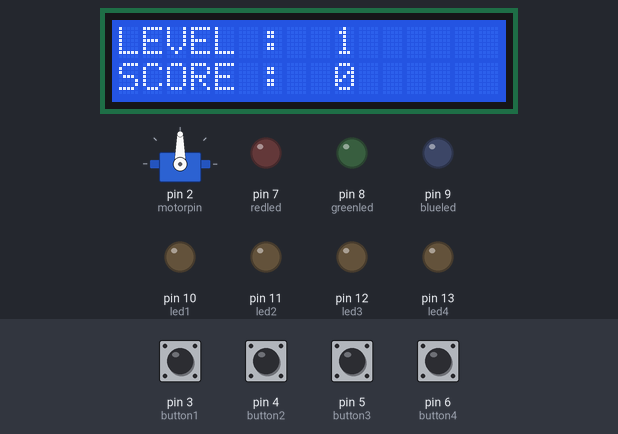
A sketch run on a simulated Arduino Uno, built with avr-gcc and run on an emulated ATmega328P. Parts: 16×2 character LCD, servo, output pins drawn as LEDs (lit = HIGH). Dashed ring = blinking. The inputs (shaded band) are chosen by the test bench; at power-on: pin 3 (button1), pin 4 (button2), pin 5 (button3), pin 6 (button4) LOW. Random numbers use the default seed unless the sketch sets one.

Above: at 1.2 s.
1.3 s: pin 3 (button1) pulled HIGH for 0.15 s
At 2.1 s:
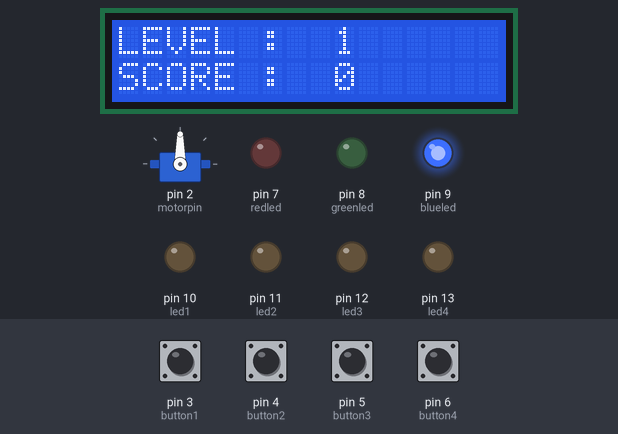
4.4 s: pin 4 (button2) pulled HIGH for 0.15 s
At 4.8 s:
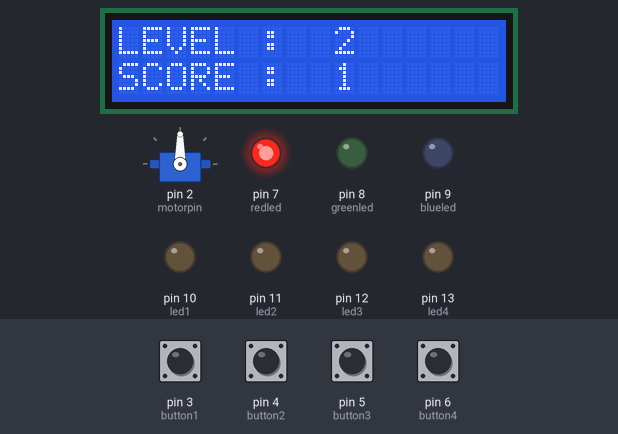
7.5 s: pin 5 (button3) pulled HIGH for 1 s
At 9.8 s:
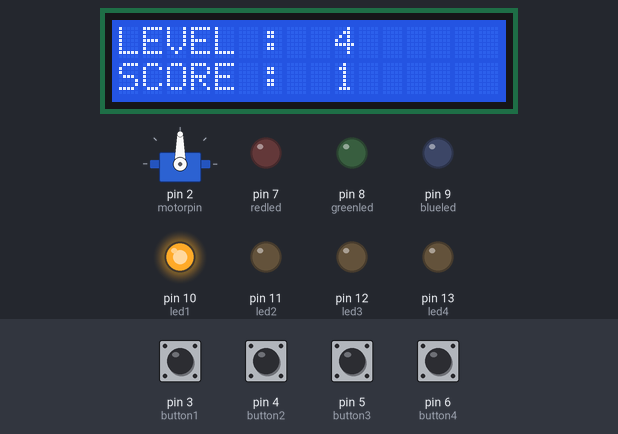
10.7 s: pin 6 (button4) pulled HIGH for 1 s
At 14.3 s:
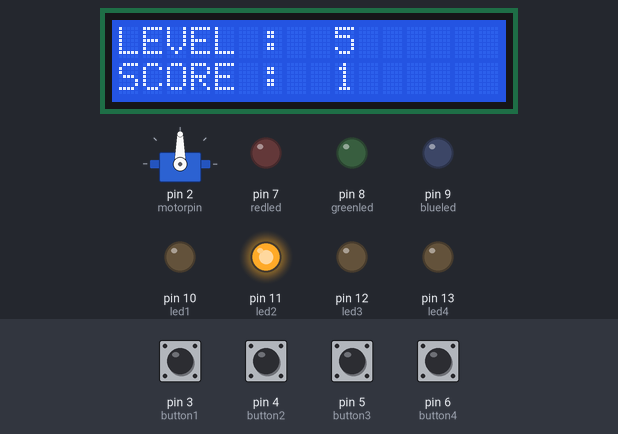
17.5 s: pin 3 (button1) pulled HIGH for 1 s
At 20.7 s:
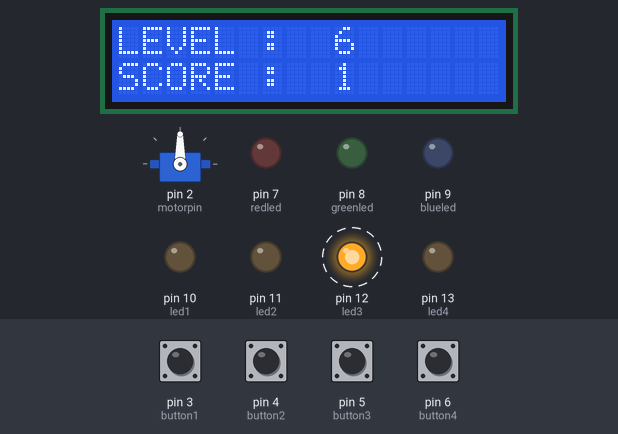
Timing chart, 0 to 21.5 s (numbered marks = the images above; inputs shaded):
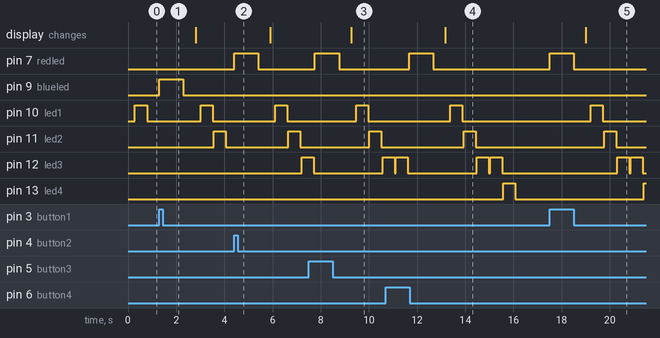

Measured:
- after the input at 1.3 s, pin 9 (blueled): LOW → HIGH at once, → LOW 1.0 s later; pin 10 (led1): LOW → HIGH after 1.7 s, → LOW 0.50 s later; pin 11 (led2): LOW → HIGH after 2.3 s, → LOW 0.50 s later
- after the input at 4.4 s, pin 7 (redled): LOW → HIGH at once, → LOW 1.0 s later; pin 10 (led1): LOW → HIGH after 1.7 s, → LOW 0.50 s later; pin 11 (led2): LOW → HIGH after 2.3 s, → LOW 0.50 s later; pin 12 (led3): LOW → HIGH after 2.8 s
- after the input at 7.5 s, pin 7 (redled): LOW → HIGH after 0.26 s, → LOW 1.0 s later; pin 10 (led1): LOW → HIGH after 2.0 s, → LOW 0.50 s later; pin 11 (led2): LOW → HIGH after 2.5 s, → LOW 0.50 s later; the display: changes after 1.8 s (image 3)
- after the input at 10.7 s, pin 7 (redled): LOW → HIGH after 0.97 s, → LOW 1.0 s later; pin 10 (led1): LOW → HIGH after 2.7 s, → LOW 0.50 s later; pin 11 (led2): LOW → HIGH after 3.2 s, → LOW 0.50 s later; pin 13 (led4): LOW → HIGH after 4.9 s, → LOW 0.50 s later; the display: changes after 2.5 s (image 4)
- after the input at 17.5 s, pin 7 (redled): LOW → HIGH at once, → LOW 1.0 s later; pin 10 (led1): LOW → HIGH after 1.7 s, → LOW 0.50 s later

The sketch:

Untitled2_TMP.ino
```cpp
#include <Adafruit_LiquidCrystal.h>
#include <Servo.h>
#include <Wire.h>

Adafruit_LiquidCrystal lcd(0);
Servo motor;
int motorpin = 2;
const int button1 = 3;
const int button2 = 4;
const int button3 = 5;
const int button4 = 6;
const int led1 = 10;
const int led2 = 11;
const int led3 = 12;
const int led4 = 13;
const int redled = 7;
const int greenled = 8;
const int blueled = 9;

int buttonState[]={0,0,0,0};
int lastButtonstate[]={0,0,0,0};
int buttonPushCounter[]={0,0,0,0};

void setup() {
  lcd.begin(16, 2);
  lcd.setCursor(0,0);
  lcd.print("LEVEL : ");
  lcd.setCursor(0,1);
  lcd.print("SCORE : ");
  randomSeed(analogRead(0));

  pinMode(button1,INPUT);
  pinMode(button2,INPUT);
  pinMode(button3,INPUT);
  pinMode(button4,INPUT);

  pinMode(led1,OUTPUT);
  pinMode(led2,OUTPUT);
  pinMode(led3,OUTPUT);
  pinMode(led4,OUTPUT);
  pinMode(redled,OUTPUT);
  pinMode(greenled,OUTPUT);
  pinMode(blueled,OUTPUT);

  motor.attach(motorpin);
}

int game_on = 0;
int wait = 0;
int currentlevel = 1;
long rand_num = 0;
int rando = 0;
int n_levels = 10;
int right = 0;
int pin = 0;
int score = 0;

void loop() {

  int n_array[n_levels];
  int u_array[n_levels];
  int i;


  lcd.setCursor(9,0);
  lcd.print("  ");
  lcd.setCursor(9,0);
  lcd.print(currentlevel);

  lcd.setCursor(9,1);
  lcd.print("  ");
  lcd.setCursor(9,1);
  lcd.print(score);

  if(game_on == 0){
    for(i=0;i<n_levels;i++){
      n_array[i]=0;
      u_array[i]=0;
      rand_num=random(1,200);
      if(rand_num<=50)
      rando = 0;
      else if(rand_num>50&&rand_num<=100)
      rando = 1;
      else if(rand_num>100&&rand_num<=150)
      rando = 2;
      else if(rand_num>150&&rand_num<=200)
      rando = 3;

      n_array[i]=rando;
    }

    game_on = 1;
  }

  if(wait == 0){
    delay(200);
    i=0;
    for(i=0;i<currentlevel;i++){
      pin = n_array[i];
      digitalWrite(pin + 10,HIGH);
      delay(500);
      digitalWrite(pin + 10,LOW);
      delay(50);
    }
    wait = 1;
  }

  i = 0;
  int buttonchange = 0;
  int j = 0;
  while(j<currentlevel){
    while(buttonchange == 0){
      for(i=0;i<4;i++){
        buttonState[i]=digitalRead(i+3);
        buttonchange=buttonchange+buttonState[i];
      }
    }
    for(i=0;i<4;i++){
      if(buttonState[i]==HIGH){
        digitalWrite(i+10,HIGH);
        digitalWrite(i+10,LOW);
        wait=0;
        u_array[j]=i;
        buttonState[i]=LOW;
        buttonchange=0;
      }
    }

    if(u_array[j]==n_array[j]){
      j++;
      right=1;
    }

    else{
      right=0;
      i=4;
      j=currentlevel;
    }
  }

  if(right==0){

    currentlevel++;

    digitalWrite(redled,HIGH);
    delay(1000);
    digitalWrite(redled,LOW);
    delay(500);

    wait=0;
  }

  if(right==1){

    score=score+currentlevel;
    currentlevel++;

    digitalWrite(blueled,HIGH);
    delay(1000);
    digitalWrite(blueled,LOW);
    delay(500);

    wait=0;
  }

  if(currentlevel==n_levels){
    delay(500);
    for(i=0;i<4;i++){
      digitalWrite(i+10,HIGH);
    }
    for(i=0;i<4;i++){
      digitalWrite(i+10,LOW);
    }
    delay(200);
    for(i=0;i<4;i++){
      digitalWrite(i+10,HIGH);
    }
    for(i=0;i<4;i++){
      digitalWrite(i+10,LOW);
    }
    delay(500);

    if(score>=40){
      motor.write(90);
    }

    while(digitalRead(button1) == HIGH){}

    game_on=0;
    currentlevel=1;
  }

}
```
